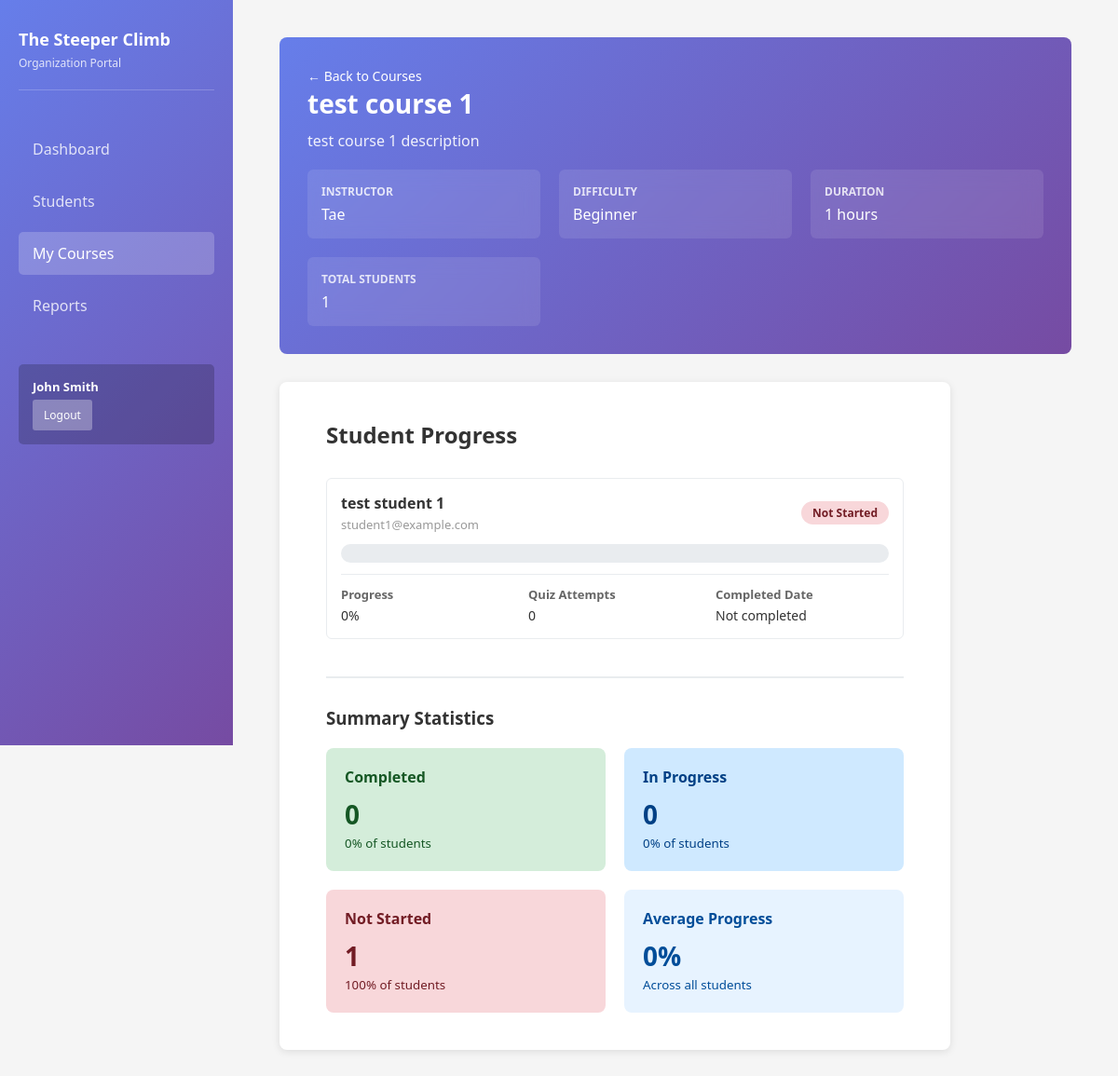
Screenshot of /public/organization/course-editor.php?id=1 (signed in) with the database file from the repository.
### tables this page shows
CREATE TABLE `courses` (
  `id` int(11) NOT NULL,
  `title` varchar(255) NOT NULL,
  `description` longtext DEFAULT NULL,
  `instructor_name` varchar(255) DEFAULT NULL,
  `instructor_bio` text DEFAULT NULL,
  `thumbnail_url` varchar(255) DEFAULT NULL,
  `status` enum('draft','published','archived') NOT NULL DEFAULT 'draft',
  `difficulty_level` enum('beginner','intermediate','advanced') NOT NULL DEFAULT 'beginner',
  `duration_hours` int(11) DEFAULT NULL,
  `pass_percentage` int(11) DEFAULT 70,
  `created_by` int(11) NOT NULL,
  `created_at` timestamp NOT NULL DEFAULT current_timestamp(),
  `updated_at` timestamp NOT NULL DEFAULT current_timestamp() ON UPDATE current_timestamp()
);

CREATE TABLE `users` (
  `id` int(11) NOT NULL,
  `email` varchar(255) NOT NULL,
  `password_hash` varchar(255) NOT NULL,
  `first_name` varchar(100) NOT NULL,
  `last_name` varchar(100) NOT NULL,
  `role` enum('admin','organization','student') NOT NULL,
  `status` enum('active','inactive','suspended') NOT NULL DEFAULT 'active',
  `created_at` timestamp NOT NULL DEFAULT current_timestamp(),
  `updated_at` timestamp NOT NULL DEFAULT current_timestamp() ON UPDATE current_timestamp(),
  `last_login` datetime DEFAULT NULL,
  `phone` varchar(20) DEFAULT NULL,
  `organization_name` varchar(255) DEFAULT NULL,
  `organization_description` text DEFAULT NULL,
  `organization_website` varchar(255) DEFAULT NULL,
  `organization_address` text DEFAULT NULL,
  `organization_city` varchar(100) DEFAULT NULL,
  `organization_state` varchar(50) DEFAULT NULL,
  `organization_postal_code` varchar(20) DEFAULT NULL,
  `organization_country` varchar(100) DEFAULT NULL,
  `organization_contact_person` varchar(255) DEFAULT NULL,
  `organization_contact_email` varchar(255) DEFAULT NULL,
  `organization_contact_phone` varchar(20) DEFAULT NULL,
  `created_by` int(11) DEFAULT NULL,
  `organization_id` int(11) DEFAULT NULL
);

### src/Auth/Auth.php (called while the page is built, shortened)
<?php
class Auth {
    public static function isLoggedIn() {
        return isset($_SESSION['user_id']) && !self::isSessionExpired();
    }
    private static function isSessionExpired() {
        return false;
    }
    public static function getCurrentUser() {
        return [
            'id' => $_SESSION['user_id'],
            'email' => $_SESSION['email'],
            'first_name' => $_SESSION['first_name'],
            'last_name' => $_SESSION['last_name'],
            'role' => $_SESSION['role']
        ];
    }
}
?>

### src/Models/BaseModel.php (called while the page is built, shortened)
<?php
abstract class BaseModel {
    protected $pdo;
    protected $table;
    public function __construct($pdo) {
        $this->pdo = $pdo;
    }
    public function findById($id) {
        $stmt = $this->pdo->prepare("SELECT * FROM {$this->table} WHERE id = ?");
        $stmt->execute([$id]);
        return $stmt->fetch(PDO::FETCH_ASSOC);
    }
}
?>

### src/Models/CourseModel.php (called while the page is built, shortened)
<?php
require_once __DIR__ . '/BaseModel.php';
class CourseModel extends BaseModel {
    public function getWithStructure($id) {
        $course = $this->findById($id);
        $stmt = $this->pdo->prepare(
            "SELECT id, title, description, `order` FROM chapters
             WHERE course_id = ? ORDER BY `order` ASC"
        );
        $stmt->execute([$id]);
        $course['chapters'] = $stmt->fetchAll(PDO::FETCH_ASSOC);
        return $course;
    }
}
?>

### public/organization/course-editor.php (the view, shortened to what this page needs)
<?php
require_once __DIR__ . '/../../src/Auth/Auth.php';
require_once __DIR__ . '/../../src/Models/CourseModel.php';
$pdo = getMainDatabaseConnection();
$courseModel = new CourseModel($pdo);
$user = Auth::getCurrentUser();
$course_id = (int)($_GET['id'] ?? 0);
$course = $courseModel->findById($course_id);
$stmt = $pdo->prepare(
    "SELECT DISTINCT u.id, u.email, u.first_name, u.last_name,
            sp.progress_percentage, sp.status, sp.completed_at,
            COUNT(DISTINCT qa.id) as quiz_attempts
     FROM users u
     LEFT JOIN student_progress sp ON u.id = sp.student_id AND sp.course_id = ?
     LEFT JOIN student_answers qa ON u.id = qa.student_id
        AND qa.question_id IN (SELECT id FROM questions WHERE section_id IN (
            SELECT id FROM sections WHERE chapter_id IN (
                SELECT id FROM chapters WHERE course_id = ?
            )
        ))
     WHERE u.role = ?
     GROUP BY u.id
     ORDER BY u.first_name, u.last_name"
);
$stmt->execute([$course_id, $course_id, ROLE_STUDENT]);
$students = $stmt->fetchAll(PDO::FETCH_ASSOC);
$course_with_structure = $courseModel->getWithStructure($course_id);
?>
<!DOCTYPE html>
<html lang="en">
<head>
    <link rel="stylesheet" href="<?php echo APP_URL; ?>/assets/css/admin.css">
</head>
<body>
    <div class="container">
        <aside class="sidebar">
            <div class="logo">
                <h2>The Steeper Climb</h2>
                <p>Organization Portal</p>
            </div>
            <nav class="nav-menu">
                <ul>
                    <li><a href="dashboard.php">Dashboard</a></li>
                    <li><a href="students.php">Students</a></li>
                    <li class="active"><a href="courses.php">My Courses</a></li>
                    <li><a href="reports.php">Reports</a></li>
                </ul>
            </nav>
            <div class="user-info">
                <p><?php echo htmlspecialchars($user['first_name'] . ' ' . $user['last_name']); ?></p>
                <a href="<?php echo APP_URL; ?>/public/logout.php" class="logout-btn">Logout</a>
            </div>
        </aside>
        <main class="main-content">
            <div class="course-header">
                <a href="courses.php" style="color: white; text-decoration: none; font-size: 14px;">← Back to Courses</a>
                <h1><?php echo htmlspecialchars($course['title']); ?></h1>
                <p style="margin: 10px 0 0 0; opacity: 0.9;"><?php echo htmlspecialchars($course['description'] ?? ''); ?></p>
                <div class="course-meta">
                    <div class="meta-item">
                        <strong>Instructor</strong>
                        <span><?php echo htmlspecialchars($course['instructor_name'] ?? 'N/A'); ?></span>
                    </div>
                    <div class="meta-item">
                        <strong>Difficulty</strong>
                        <span><?php echo ucfirst($course['difficulty_level'] ?? 'N/A'); ?></span>
                    </div>
                    <div class="meta-item">
                        <strong>Duration</strong>
                        <span><?php echo $course['duration_hours'] ? $course['duration_hours'] . ' hours' : 'N/A'; ?></span>
                    </div>
                    <div class="meta-item">
                        <strong>Total Students</strong>
                        <span id="total-students"><?php echo count($students); ?></span>
                    </div>
                </div>
            </div>
            <section class="content-section">
                <h2>Student Progress</h2>
                <?php if (empty($students)): ?>
                    <div class="empty-state">
                        <p>No students enrolled in this course yet.</p>
                        <small>Students will appear here once they access this course.</small>
                    </div>
                <?php else: ?>
                    <div class="students-grid">
                        <?php foreach ($students as $student):
                            $progress = $student['progress_percentage'] ?? 0;
                            $status = $student['status'] ?? 'not_started';
                            $statusLabel = match($status) {
                                'completed' => 'Completed',
                                'in_progress' => 'In Progress',
                                default => 'Not Started'
                            };
                            $statusClass = match($status) {
                                'completed' => 'status-completed',
                                'in_progress' => 'status-in-progress',
                                default => 'status-not-started'
                            };
                        ?>
                            <div class="student-row">
                                <div class="student-header">
                                    <div>
                                        <div class="student-name"><?php echo htmlspecialchars($student['first_name'] . ' ' . $student['last_name']); ?></div>
                                        <div class="student-email"><?php echo htmlspecialchars($student['email']); ?></div>
                                    </div>
                                    <span class="status-badge <?php echo $statusClass; ?>"><?php echo $statusLabel; ?></span>
                                </div>
                                <div class="progress-bar">
                                </div>
                                <div class="progress-info">
                                    <div class="progress-item">
                                        <strong>Progress</strong>
                                        <span><?php echo $progress; ?>%</span>
                                    </div>
                                    <div class="progress-item">
                                        <strong>Quiz Attempts</strong>
                                        <span><?php echo $student['quiz_attempts'] ?? 0; ?></span>
                                    </div>
                                    <div class="progress-item">
                                        <strong>Completed Date</strong>
                                        <span><?php echo $student['completed_at'] ? Utils::formatDate($student['completed_at']) : 'Not completed'; ?></span>
                                    </div>
                                </div>
                            </div>
                        <?php endforeach; ?>
                    </div>
                    <?php
                        $completed = count(array_filter($students, fn($s) => $s['status'] === 'completed'));
                        $in_progress = count(array_filter($students, fn($s) => $s['status'] === 'in_progress'));
                        $not_started = count(array_filter($students, fn($s) => $s['status'] !== 'completed' && $s['status'] !== 'in_progress'));
                        $avg_progress = count($students) > 0 ? round(array_sum(array_column($students, 'progress_percentage')) / count($students)) : 0;
                    ?>
                    <div style="margin-top: 40px; padding-top: 30px; border-top: 2px solid #e9ecef;">
                        <h3>Summary Statistics</h3>
                        <div style="display: grid; grid-template-columns: repeat(auto-fit, minmax(200px, 1fr)); gap: 20px; margin-top: 20px;">
                            <div style="background: #d4edda; padding: 20px; border-radius: 8px;">
                                <div style="font-weight: 600; color: #155724;">Completed</div>
                                <div style="font-size: 28px; font-weight: bold; color: #155724; margin-top: 10px;"><?php echo $completed; ?></div>
                                <small style="color: #155724;"><?php echo $completed > 0 ? round($completed / count($students) * 100) : 0; ?>% of students</small>
                            </div>
                            <div style="background: #cfe9ff; padding: 20px; border-radius: 8px;">
                                <div style="font-weight: 600; color: #004085;">In Progress</div>
                                <div style="font-size: 28px; font-weight: bold; color: #004085; margin-top: 10px;"><?php echo $in_progress; ?></div>
                                <small style="color: #004085;"><?php echo $in_progress > 0 ? round($in_progress / count($students) * 100) : 0; ?>% of students</small>
                            </div>
                            <div style="background: #f8d7da; padding: 20px; border-radius: 8px;">
                                <div style="font-weight: 600; color: #721c24;">Not Started</div>
                                <div style="font-size: 28px; font-weight: bold; color: #721c24; margin-top: 10px;"><?php echo $not_started; ?></div>
                                <small style="color: #721c24;"><?php echo $not_started > 0 ? round($not_started / count($students) * 100) : 0; ?>% of students</small>
                            </div>
                            <div style="background: #e7f3ff; padding: 20px; border-radius: 8px;">
                                <div style="font-weight: 600; color: #004d99;">Average Progress</div>
                                <div style="font-size: 28px; font-weight: bold; color: #004d99; margin-top: 10px;"><?php echo $avg_progress; ?>%</div>
                                <small style="color: #004d99;">Across all students</small>
                            </div>
                        </div>
                    </div>
                <?php endif; ?>
            </section>
        </main>
    </div>
</body>
</html>

### assets/css/admin.css (style rules this page uses)
* { margin: 0; padding: 0; box-sizing: border-box; }
body { font-family: 'Segoe UI', Tahoma, Geneva, Verdana, sans-serif; background: #f5f5f5; color: #333; }
.container { display: grid; grid-template-columns: 250px 1fr; min-height: 100vh; }
.sidebar { background: linear-gradient(135deg, #667eea 0%, #764ba2 100%); color: white; padding: 30px 20px; position: fixed; left: 0; top: 0; width: 250px; height: 100vh; overflow-y: auto; }
.sidebar .logo { margin-bottom: 40px; border-bottom: 1px solid rgba(255, 255, 255, 0.2); padding-bottom: 20px; }
.sidebar .logo h2 { font-size: 18px; margin-bottom: 5px; }
.sidebar .logo p { font-size: 12px; opacity: 0.8; }
.nav-menu ul { list-style: none; margin-bottom: 40px; }
.nav-menu li { margin-bottom: 10px; }
.nav-menu a { display: block; color: rgba(255, 255, 255, 0.8); text-decoration: none; padding: 12px 15px; border-radius: 5px; transition: all 0.3s; }
.nav-menu a:hover, .nav-menu li.active a { background: rgba(255, 255, 255, 0.2); color: white; }
.user-info { background: rgba(0, 0, 0, 0.2); padding: 15px; border-radius: 5px; font-size: 13px; margin-top: auto; }
.user-info p { font-weight: 600; margin-bottom: 5px; }
.logout-btn { display: inline-block; background: rgba(255, 255, 255, 0.3); color: white; padding: 8px 12px; border-radius: 3px; text-decoration: none; font-size: 12px; transition: background 0.3s; }
.main-content { margin-left: 250px; padding: 40px 50px; width: calc(100vw - 250px); }
.content-section { background: white; padding: 40px 50px; border-radius: 8px; box-shadow: 0 2px 8px rgba(0, 0, 0, 0.1); margin-bottom: 30px; min-width: 300px; width: 60vw; }
.content-section h2 { margin-bottom: 25px; font-size: 24px; }

### public/organization/course-editor.php (style rules this page uses)
.course-header { background: linear-gradient(135deg, #667eea 0%, #764ba2 100%); color: white; padding: 30px; border-radius: 8px; margin-bottom: 30px; }
.course-header h1 { margin: 0 0 10px 0; font-size: 28px; }
.course-meta { display: grid; grid-template-columns: repeat(auto-fit, minmax(200px, 1fr)); gap: 20px; margin-top: 20px; }
.meta-item { background: rgba(255, 255, 255, 0.1); padding: 15px; border-radius: 6px; backdrop-filter: blur(10px); }
.meta-item strong { display: block; font-size: 12px; text-transform: uppercase; opacity: 0.8; margin-bottom: 5px; }
.meta-item span { font-size: 16px; display: block; }
.progress-bar { background: #e9ecef; height: 20px; border-radius: 10px; overflow: hidden; margin: 8px 0; }
.status-badge { display: inline-block; padding: 4px 12px; border-radius: 20px; font-size: 12px; font-weight: 600; }
.status-not-started { background: #f8d7da; color: #721c24; }
.student-row { background: white; border: 1px solid #e9ecef; border-radius: 6px; padding: 15px; margin-bottom: 15px; transition: all 0.3s ease; }
.student-header { display: flex; justify-content: space-between; align-items: center; margin-bottom: 12px; }
.student-name { font-weight: 600; font-size: 16px; color: #333; }
.student-email { font-size: 13px; color: #999; margin-top: 3px; }
.progress-info { display: grid; grid-template-columns: repeat(auto-fit, minmax(150px, 1fr)); gap: 15px; margin-top: 12px; padding-top: 12px; border-top: 1px solid #e9ecef; }
.progress-item { font-size: 13px; }
.progress-item strong { display: block; color: #666; margin-bottom: 4px; }
.progress-item span { display: block; color: #333; font-size: 14px; }
.students-grid { margin-top: 30px; }

### rows the page displays
courses: title "test course 1", description "test course 1 description", instructor_name "Tae", difficulty_level "Beginner", duration_hours "1"
users: first_name+last_name "test student 1", email "student1@example.com", statusLabel "Not Started", progress "0", quiz_attempts "0"

### other values shown
$user['first_name'] . ' ' . $user['last_name'] "John Smith"
count($students) "1"
$completed "0"
$in_progress "0"
$not_started "1"
$not_started / count($students) * 100 "100"
$avg_progress "0"
